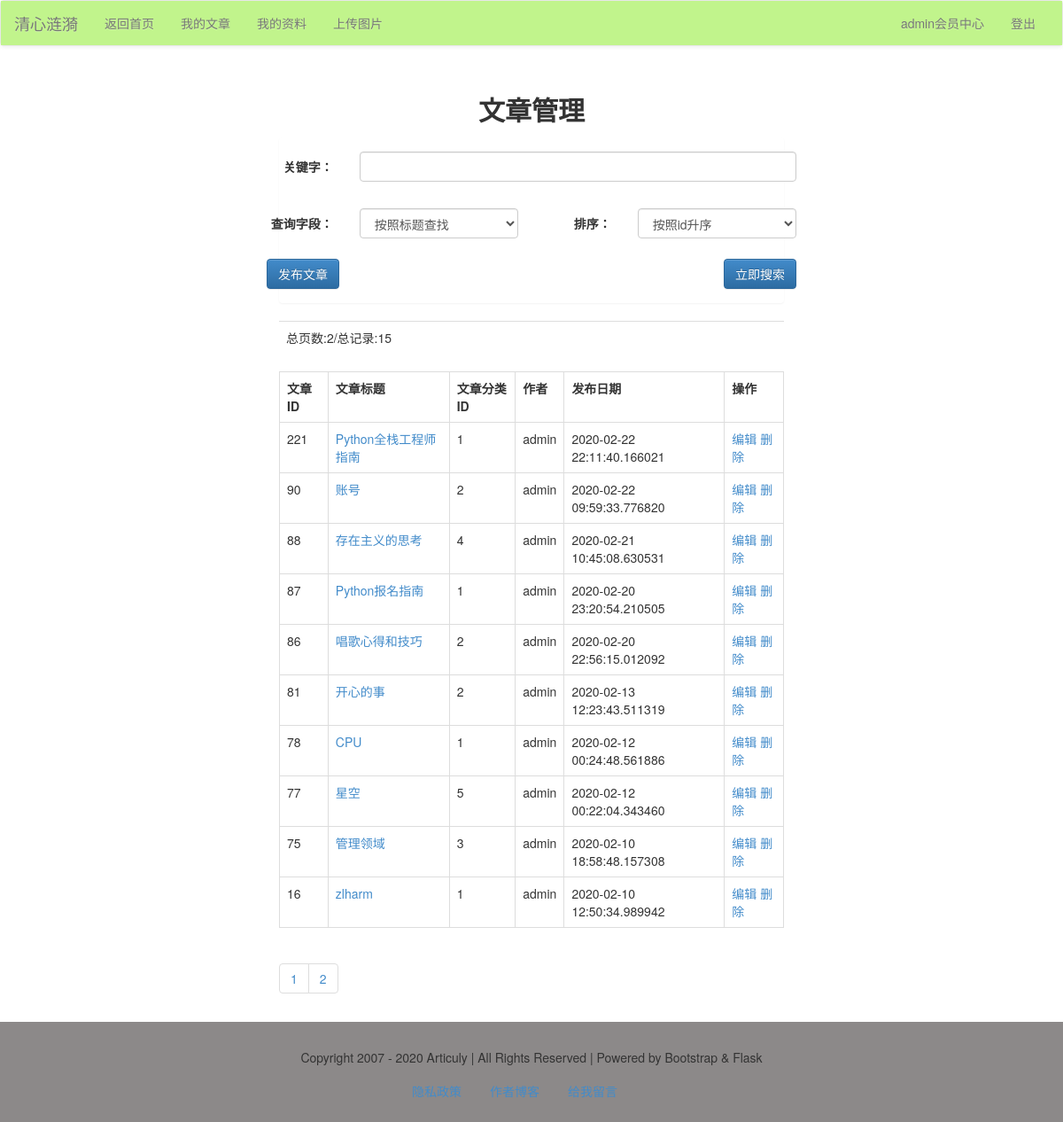
Screenshot of /member/article/list/ (signed in) with the database file from the repository.
### models.py (models this page shows)
class Article(db.Model):
    id = db.Column(db.Integer, primary_key=True)
    title = db.Column(db.String)
    thumb = db.Column(db.String)
    intro = db.Column(db.String)
    author = db.Column(db.String)
    content = db.Column(db.Text)
    is_recommend = db.Column(db.Integer)
    pubdate = db.Column(db.DateTime, default=datetime.now)
    cate_id = db.Column(db.Integer, db.ForeignKey('category.cate_id'))
    comment = db.relationship('Comment')

### member/articles.py (the view)
@member_app.route("/article/list/", methods=['get', 'post'])
def article_list():
    form = ArticleSearchForm()
    q = request.args.get('q')
    page = request.args.get('page', 1)
    if q is not None:
        form_field = request.args.get('field')
        form_order = request.args.get('order')
        if form_field == 'title':
            condition = Article.title.like('%%%s%%' % q)
        else:
            condition = Article.content.like('%%%s%%' % q)
        if form_order == '1':
            order = Article.id.asc()
        else:
            order = Article.id.desc()
        res = Article.query.filter(Article.author == session['user']).filter(condition).order_by(order).paginate(
            int(page), 10)
        articles = res.items
        pageList = res.iter_pages()
        total = res.total
        pages = res.pages
        return render_template('member/article/article_list.html', articles=articles, pageList=pageList, total=total,
                               pages=pages, form=form, q=q, field=form_field, order=form_order)
    else:
        res = Article.query.filter(Article.author == session['user']).order_by(Article.id.desc()).paginate(
            int(page), 10)
        articles = res.items
        pageList = res.iter_pages()
        total = res.total
        pages = res.pages
        return render_template("member/article/article_list.html", articles=articles, pageList=pageList, total=total,
                               pages=pages, form=form)

### forms/article_form.py
class ArticleSearchForm(FlaskForm):
    q = StringField('关键字：',
                    validators=[DataRequired()],
                    render_kw={'class': 'form-control'})
    field = SelectField('查询字段：',
                        choices=[('title', '按照标题查找'), ('content', '按照内容查找')],
                        render_kw={'class': 'form-control'})
    order = SelectField('排序：', choices=[('1', '按照id升序'), ('2', '按照id降序')],
                        render_kw={'class': 'form-control'})

### app.py (called while the page is built)
@app.context_processor
def account():
    username = session.get('user')
    return {'username': username}

@app.context_processor
def getCateList():
    cates = Category.query.all()
    return {'cates': cates}

### libs.py (called while the page is built)
def login_required(func):
    @wraps(func)
    def decorator_nest(*args, **kwargs):
        if not 'user' in session:
            return redirect(url_for('login'))
        else:
            print(func)
            return func(*args, **kwargs)
    return decorator_nest

### member/member_app.py (called while the page is built)
@member_app.before_request
@login_required
def is_login():
    print(session['user'])

### templates/member/article/article_list.html (shortened to what this page needs)
{% extends "member/member_base.html" %}
{% block content %}
    <div class="container-fluid">
        <div class="row">
            <div class="main col-lg-6 col-lg-offset-3 col-md-8 col-md-offset-2 col-sm-10 col-sm-offset-1 col-xs-12">
                <h2 class="text-center"><b>文章管理</b></h2>
                <div class="panel">
                    <form action="" method="get" class="form-horizontal">
                        <div class="row">
                            <div class="form-group">
                                <div class="col-xs-2 text-right">
                                    {{ form.q.label(class='control-label') }}
                                </div>
                                <div class="col-xs-10">
                                    {{ form.q }}
                                </div>
                            </div>
                        </div>
                        <div class="row">
                            <div class="form-group">
                                <div class="col-xs-2 text-right">
                                    {{ form.field.label(class='control-label') }}
                                </div>
                                <div class="col-xs-4">
                                    {{ form.field }}
                                </div>
                                <div class="col-xs-2 text-right">
                                    {{ form.order.label(class='control-label') }}
                                </div>
                                <div class="col-xs-4">
                                    {{ form.order }}
                                </div>
                            </div>
                        </div>
                        <div class="form-group ">
                            <a href="{{ url_for("member_app.article_post") }}"><input type="button" name="post"
                                                                                      class="btn btn-primary"
                                                                                      value="发布文章"></a>
                            <input type="submit" name="search" class="btn btn-primary pull-right" value="立即搜索">
                        </div>
                    </form>
                </div>
                <table class="table">
                    <tr>
                        <td>总页数:{{ pages }}/总记录:{{ total }}</td>
                    </tr>
                </table>
                <table class="table table-bordered">
                    <tr>
                        <th>文章ID</th>
                        <th>文章标题</th>
                        <th>文章分类ID</th>
                        <th>作者</th>
                        <th>发布日期</th>
                        <th>操作</th>
                    </tr>
                    {% for article in articles %}
                        <tr>
                            <td>{{ article.id }}</td>
                            <td>
                                <a href="{{ url_for("article_app.view", article_id=article.id) }}">{{ article.title }}</a>
                            </td>
                            <td>{{ article.cate_id }}</td>
                            <td>{{ article.author }}</td>
                            <td>{{ article.pubdate }}</td>
                            <td>
                                <a href="{{ url_for("member_app.article_edit", article_id=article.id) }}"
                                   target="_blank">编辑</a>
                                <a href="{{ url_for("member_app.article_delete", article_id=article.id) }}">删除</a>
                            </td>
                        </tr>
                    {% endfor %}
                </table>
                <ul class="pagination">
                    {% for page in pageList %}
                        {% if page!=None %}
                            {% if q==None %}
                                <li><a href="?page={{ page }}">{{ page }}</a></li>
                            {% else %}
                                <li>
                                    <a href="?page={{ page }}&q={{ q }}&field={{ field }}&order={{ order }}">{{ page }}</a>
                                </li>
                            {% endif %}
                        {% else %}
                            <li><a href="#">...</a></li>
                        {% endif %}
                    {% endfor %}
                </ul>
            </div>
        </div>
    </div>
{% endblock %}

### rows the page displays
Article: id "221", title "Python全栈工程师指南", cate_id "1", author "admin", pubdate "2020-02-22 22:11:40.166021"
Article: id "90", title "账号", cate_id "2", author "admin", pubdate "2020-02-22 09:59:33.776820"
Article: id "88", title "存在主义的思考", cate_id "4", author "admin", pubdate "2020-02-21 10:45:08.630531"
Article: id "87", title "Python报名指南", cate_id "1", author "admin", pubdate "2020-02-20 23:20:54.210505"
Article: id "86", title "唱歌心得和技巧", cate_id "2", author "admin", pubdate "2020-02-20 22:56:15.012092"
Article: id "81", title "开心的事", cate_id "2", author "admin", pubdate "2020-02-13 12:23:43.511319"
Article: id "78", title "CPU", cate_id "1", author "admin", pubdate "2020-02-12 00:24:48.561886"
Article: id "77", title "星空", cate_id "5", author "admin", pubdate "2020-02-12 00:22:04.343460"
Article: id "75", title "管理领域", cate_id "3", author "admin", pubdate "2020-02-10 18:58:48.157308"
Article: id "16", title "zlharm", cate_id "1", author "admin", pubdate "2020-02-10 12:50:34.989942"

### other values shown
{{ username }} "admin"
{{ pages }} "2"
{{ total }} "15"
{{ page }} "1" "2"
